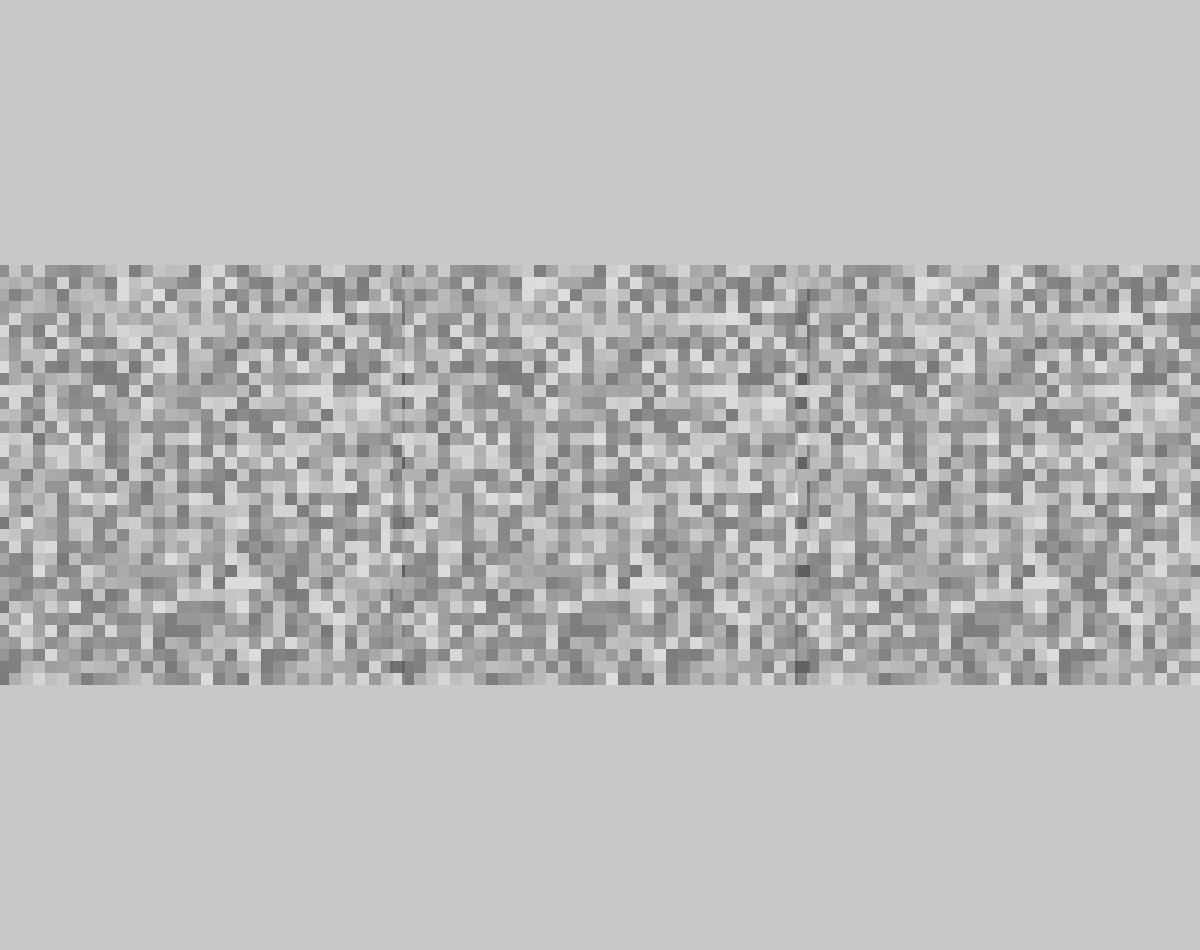
Frame 1 (no input)
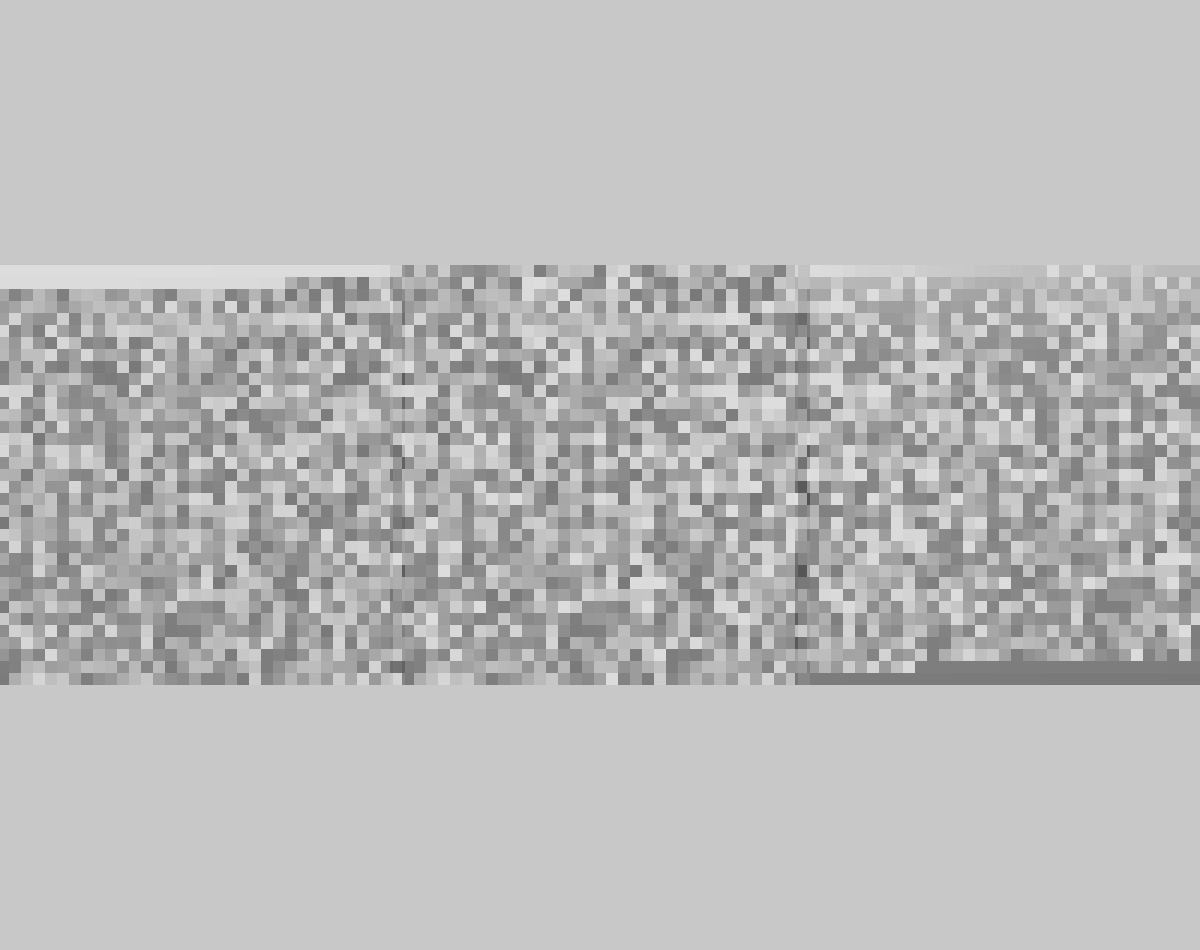
Frame 60 (no input)
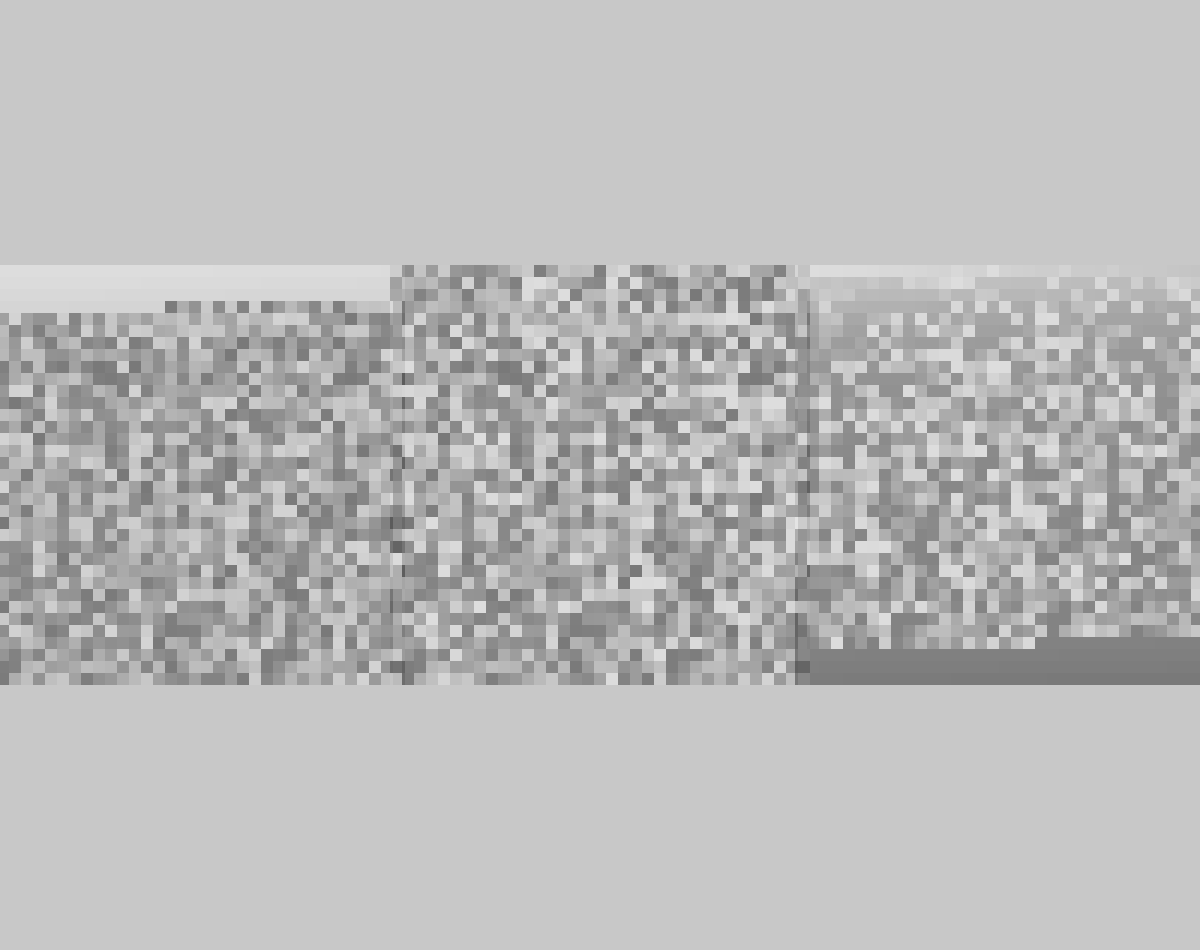
Frame 120 (the mouse pressed at the canvas centre since frame 60)

The p5.js sketch that drew these frames (run headless with seeded random() and noise() and a simulated clock; from frame 60 on, the mouse is pressed at the canvas centre):

// p5.js sketch
// ── sketch.js

let img;
let selectionSorted;
let bubbleSorted;
let Nsorted = 0;

let frameP;

function setup() {
    createCanvas(windowWidth, windowHeight - 50/* space to print the paragraph with the frame-rate count, under */);

    noSmooth();
    img = createImage(35, 35);
    img.loadPixels();

    for (let i = 0; i < img.pixels.length; i += 4) {
        img.pixels[i] = random(256);
        img.pixels[i + 1] = img.pixels[i];
        img.pixels[i + 2] = img.pixels[i];
        img.pixels[i + 3] = 100;
    }

    img.updatePixels();

    selectionSorted = img.get();
    bubbleSorted = img.get();

    frameP = createP();
    console.log("Pixel in img: 100x100 = 10'000", "    PIXEL* 4 (valori per descrivere ogni pixel). > Numero di elementi nell'Array img[] : ", img.pixels.length);
}


function draw() {
    frameP.html("Frame rate: " + nf(frameRate(), 2, 2));

    selectionSorted.loadPixels();
    bubbleSorted.loadPixels();

    if (Nsorted < img.pixels.length) {

        /*  TITLE: SELECTION-SORT ALGORITHM */
        let prevBcompare = -1;
        let selectedpix;

        for (let j = Nsorted; j < selectionSorted.pixels.length; j += 4) {
            let pix = color(
                selectionSorted.pixels[j],
                selectionSorted.pixels[j + 1],
                selectionSorted.pixels[j + 2],
                selectionSorted.pixels[j + 3]);

            let pixB = brightness(pix);

            if (pixB > prevBcompare) {
                selectedpix = j;
                prevBcompare = pixB;
            }
        }
        swap(selectionSorted, Nsorted, selectedpix);


        /*  TITLE: BUBBLE-SORT ALGORITHM */
        
        for (let j = 0; j < bubbleSorted.pixels.length - Nsorted - 1; j += 4) {

            let pix1 = color(
                bubbleSorted.pixels[j],
                bubbleSorted.pixels[j + 1],
                bubbleSorted.pixels[j + 2],
                bubbleSorted.pixels[j + 3]);

            let pix2 = color(
                bubbleSorted.pixels[j + 4],
                bubbleSorted.pixels[j + 5],
                bubbleSorted.pixels[j + 6],
                bubbleSorted.pixels[j + 7]);

            let pixB1 = brightness(pix1);
            let pixB2 = brightness(pix2);

            /* porto il pix meno luminoso verso la fine dell'array */
            /* es. [con a = valore più basso dei 3] a,b,b' _ b,a,b' _ b,b',a   */
            if (pixB1 < pixB2) {
                swap(bubbleSorted, j, j + 4);
            }
        }

        Nsorted += 4;
    }
    else {
        noLoop()
    }

    bubbleSorted.updatePixels();
    selectionSorted.updatePixels();

    /* DRAWING the IMAGES */
    background(200);

    let W_RenderingIMG = 400;
    let zoom2render = ceil(W_RenderingIMG / img.width);
    let imgZw = img.width * zoom2render;
    let imgZh = img.height * zoom2render;

    let images = [selectionSorted, img, bubbleSorted];
    let spacingimg = floor((width - imgZw * images.length) / (images.length + 1));

    for (let i = 0; i < images.length; i++) {
        image(images[i],
            (spacingimg * (i + 1)) + (imgZw * i), (height - imgZh) / 2, imgZw, imgZh);

    }

}


function swap(arr, arrCoordinate1, arrCoordinate2) {
    let temp = [0, 1, 2, 3];
    temp[0] = arr.pixels[arrCoordinate1];
    temp[1] = arr.pixels[arrCoordinate1 + 1];
    temp[2] = arr.pixels[arrCoordinate1 + 2];
    temp[3] = arr.pixels[arrCoordinate1 + 3];
    arr.pixels[arrCoordinate1] = arr.pixels[arrCoordinate2];
    arr.pixels[arrCoordinate1 + 1] = arr.pixels[arrCoordinate2 + 1];
    arr.pixels[arrCoordinate1 + 2] = arr.pixels[arrCoordinate2 + 2];
    arr.pixels[arrCoordinate1 + 3] = arr.pixels[arrCoordinate2 + 3];
    arr.pixels[arrCoordinate2] = temp[0];
    arr.pixels[arrCoordinate2 + 1] = temp[1];
    arr.pixels[arrCoordinate2 + 2] = temp[2];
    arr.pixels[arrCoordinate2 + 3] = temp[3];
}
